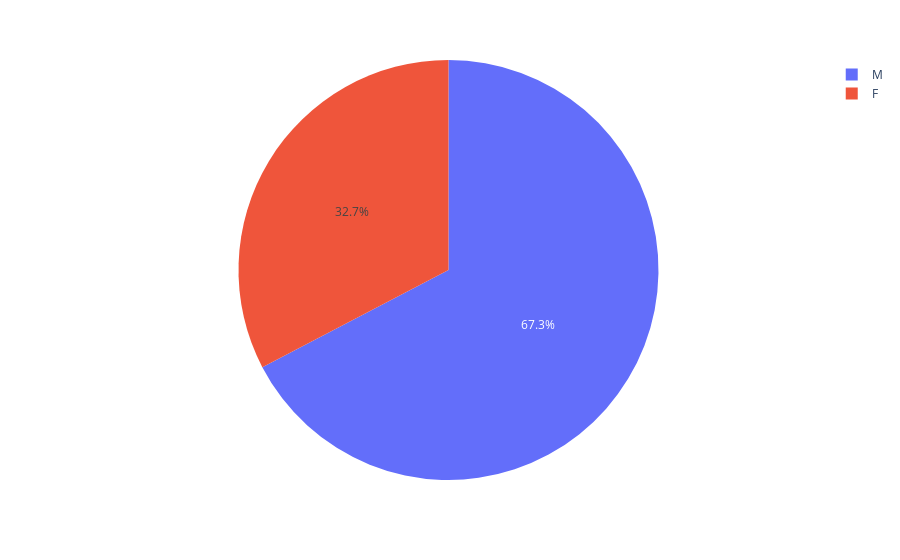

The code cell stored with this chart in its notebook:
### Code cell
# B] Display the pie chart representing the percentage of male and female 
import plotly.express as px
fig = px.pie(df, names = df['gender'])
fig.show()

### Figure 1 — Plotly figure (JSON) as saved in the notebook; plotly's stock layout.template omitted (floating-point values rounded to 4 significant figures)
{"data": [{"domain": {"x": [0, 1], "y": [0, 1]}, "hovertemplate": "gender=%{label}<extra></extra>", "labels": ["M", "M", "M", "M", "M", "M", "M", "M", "F", "M", "M", "M", "F", "M", "M", "F", "M", "F", "M", "F", "F", "M", "F", "F", "M", "M", "M", "F", "M", "M", "M", "F", "M", "M", "F", "M", "M", "F", "M", "F", "M", "F", "M", "M", "M", "F", "M", "M", "F"], "legendgroup": "", "name": "", "showlegend": true, "type": "pie"}], "layout": {"legend": {"tracegroupgap": 0}, "margin": {"t": 60}}}
